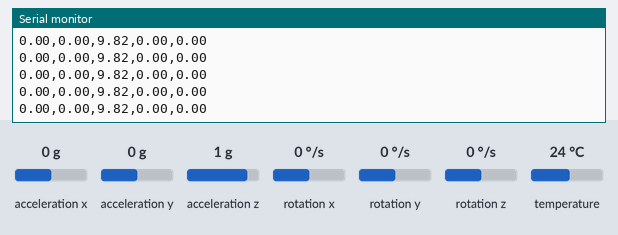
Simulated run of this program. Board: Arduino Mega 2560, built with avr-gcc and run on an emulated ATmega2560. Parts: the last lines printed to the serial monitor. The test bench sets the inputs (shaded band); at power-on: acceleration x 0 g, acceleration y 0 g, acceleration z 1 g, rotation x 0 °/s, rotation y 0 °/s, rotation z 0 °/s, temperature 24 °C.

Above: at 16.4 s.
16.5 s: acceleration x set to -1.4 g
At 16.59 s:
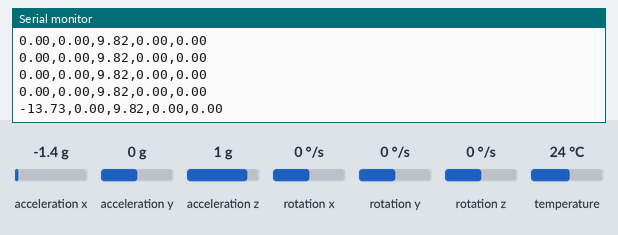
18.0 s: acceleration y set to -1.4 g
At 18.05 s:
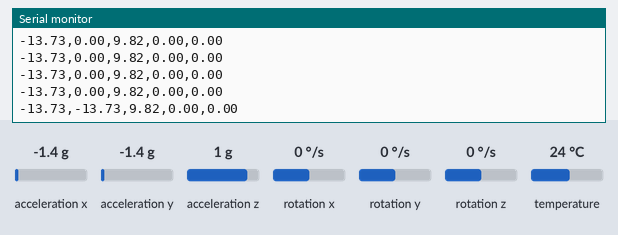
19.5 s: acceleration z set to -1.4 g
At 19.51 s:
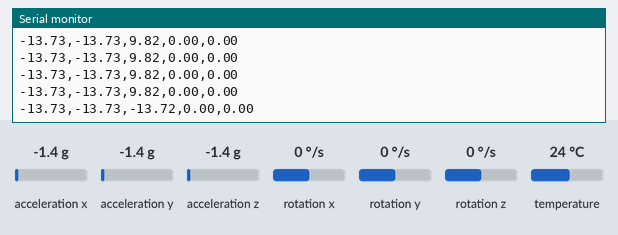
21.0 s: rotation x set to -192 °/s
At 21.07 s:
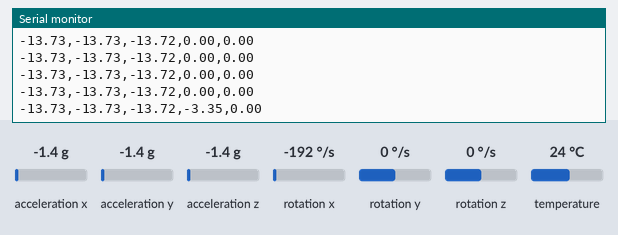
24.0 s: rotation y set to -192 °/s
At 24.1 s:
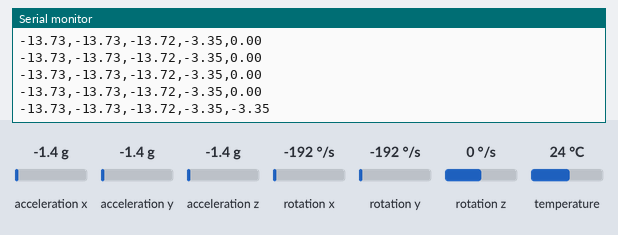
25.5 s: acceleration x set to -0.8 g
At 25.56 s:
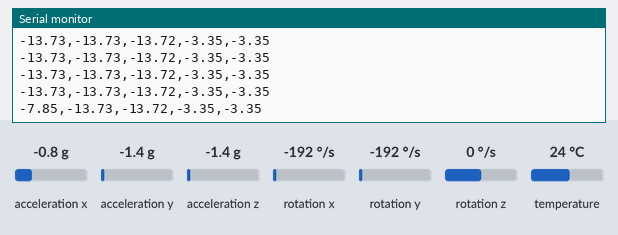
Timing chart, 0 to 28.5 s (numbered marks = the images above; inputs shaded):
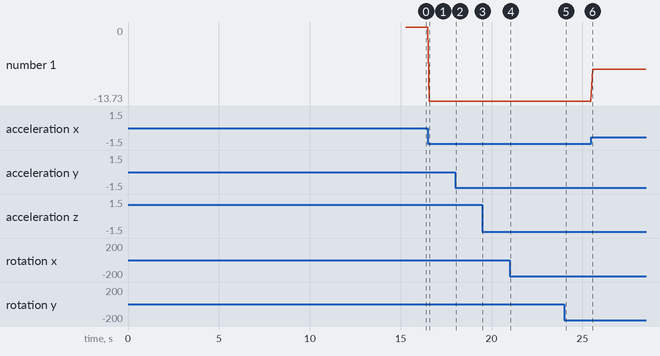

The program:

main.cpp
```cpp
/* CODE just for the IMU for now to get it working, write a class and test it

FOR TESTING:
1 - Can read raw IMU vals
2 - can read compfiltered IMU vals
3 - tweak and test accel range, gyro range and bandwidth in setup method
4 - Can get raw offsets before calibration (should be all zero)
5 - Can get raw offsets after calibration
6 - TEST improved comp filter

NOTE
// dt needs to be in seconds when passed into the compfilter
// filter output is currently in radians, convert before passing/printing
// look into ACCELEROMETER RECONDITIONING

*/

#include <Arduino.h>
#include "IMU.h"

Adafruit_MPU6050 mpu6050;
IMU imu(mpu6050);

#define COMP_FILTER_ALPHA 0.98

unsigned long imuPrevTime = 0;
float dt_imu = 0.05;


void setup() {

    Serial.begin(9600);
    Serial.println("Starting program");
    imu.SetupIMU();
    imu.GetRawOffsets();

    imuPrevTime = micros();

}


void loop() {

        // calculate dt for IMU timing
    unsigned long currTime = micros();
    dt_imu = (currTime - imuPrevTime)/ 1000000.0;
    imuPrevTime = currTime;
    if(dt_imu > 0.05){
        dt_imu = 0.05;          // cap at 50ms -- TWEAK
    }

    // // TEST RAW VALUES

    // raw_imu_vals currval = imu.ReadRawIMU();
    // Serial.println("Raw IMU vals :");
    // Serial.print("Accelerometer: ax: ");
    // Serial.print(currval.ax);
    // Serial.print("ay: ");
    // Serial.print(currval.ay);
    // Serial.print("az: ");
    // Serial.println(currval.az);
    // Serial.print("Gyro: wx: ");
    // Serial.print(currval.wx);
    // Serial.print("wy: ");
    // Serial.println(currval.wy);
    // delay(100);

    // // TEST CALIBRATED IMU VALS

    // raw_imu_vals calcurrval = imu.ReadCalibIMU();
    // Serial.println("Calibrates IMU vals :");
    // Serial.print("Accelerometer: ax: ");
    // Serial.print(calcurrval.ax);
    // Serial.print("ay: ");
    // Serial.print(calcurrval.ay);
    // Serial.print("az: ");
    // Serial.println(calcurrval.az);
    // Serial.print("Gyro: wx: ");
    // Serial.print(calcurrval.wx);
    // Serial.print("wy: ");
    // Serial.println(calcurrval.wy);
    // delay(100);

    // // for plotting
    // raw_imu_vals calcurrval = imu.ReadRawIMU();
    // Serial.print(calcurrval.ax);
    // Serial.print(" ");
    // Serial.print(calcurrval.ay);
    // Serial.print(" ");
    // Serial.println(calcurrval.az);

    // for data
    raw_imu_vals calcurrval = imu.ReadCalibIMU();
    Serial.print(calcurrval.ax);
    Serial.print(",");
    Serial.print(calcurrval.ay);
    Serial.print(",");
    Serial.print(calcurrval.az);
    Serial.print(",");
    Serial.print(calcurrval.wx);
    Serial.print(",");
    Serial.println(calcurrval.wy);
    delay(100);

    // Test comp filter

    // raw_imu_vals curr_imu_vals = imu.ReadCalibIMU();
    // roll_pitch  curr_roll_pitch = imu.CompFilter(curr_imu_vals, COMP_FILTER_ALPHA, dt_imu);

    // Serial.print("Roll: ");
    // Serial.print(curr_roll_pitch.roll * 180.0/PI);
    // Serial.print("Pitch: ");
    // Serial.println(curr_roll_pitch.pitch * 180.0/PI);

    // delay(50);


}
```

IMU.h
```cpp
/*
    NOTE acceleration (accelerometer) is in m/s^2, rotation (gyro) is in rad/s

    TODO/TOTRY:
    add low pass filtering during calibration

*/


#ifndef IMU_H
#define IMU_H

#include <Arduino.h>
#include <Wire.h>
#include <Adafruit_MPU6050.h>
#include <Adafruit_Sensor.h>
#include <math.h>

struct roll_pitch {     // to hold roll and pitch vals
  float roll;
  float pitch;
};

struct raw_imu_vals {       // to hold raw imu vals

    float ax, ay, az, wx, wy;

};

class IMU {

    private:
    Adafruit_MPU6050 mpu;

    float prev_roll = 0.0;
    float prev_pitch = 0.0;

    // offsets
    raw_imu_vals raw_offsets;


    public:

    // constructor
    IMU(Adafruit_MPU6050 _mpu);


    // METHODS

    // setup IMU
    void SetupIMU();

    // set raw offsets
    void SetRawOffsets(float _ax,float _ay,float _az,float _wx,float _wy);

    //get and print raw offsets
    void GetRawOffsets();

    // read raw IMU data
    raw_imu_vals ReadRawIMU();

    // read raw imu data and subtract offsets
    raw_imu_vals ReadCalibIMU();

    // calibrate raw IMU offsets
    void CalibRawOffsets();

    // complementary filter method
    roll_pitch CompFilter(raw_imu_vals _raw_calib_imu_vals, float _alpha, float _delta_t);

    // more advanced comp filter with accelerometer reconditioning
    roll_pitch CompFilterv2(raw_imu_vals _v, float _alpha, float _delta_t);

};


#endif
```

IMU.cpp
```cpp
#include "IMU.h"


IMU::IMU(Adafruit_MPU6050 _mpu){

    mpu = _mpu;

}

void IMU::SetupIMU(){

    Serial.println("Initializing MPU6050...");
    if (!mpu.begin()) {
        Serial.println("MPU6050 not detected. Check wiring!");
        while (1);
    }
    Serial.println("MPU6050 successfully initialized!");

    mpu.setAccelerometerRange(MPU6050_RANGE_8_G);
    mpu.setGyroRange(MPU6050_RANGE_500_DEG);
    mpu.setFilterBandwidth(MPU6050_BAND_21_HZ);     // check this and test

    // zero offsets
    SetRawOffsets(0.0,0.0,0.0,0.0,0.0);

    Serial.println(" 8 second delay to let IMU warm up");
    delay(8000);

    // calibrate IMU
    CalibRawOffsets();
    raw_imu_vals initial_vals = ReadCalibIMU();

    prev_roll = atan2(initial_vals.ay, initial_vals.az);
    prev_pitch = atan2(- initial_vals.ax, sqrt((initial_vals.ay * initial_vals.ay) + (initial_vals.az * initial_vals.az)));


}

// change the raw data offsets
void IMU::SetRawOffsets(float _ax,float _ay,float _az,float _wx,float _wy) {

    raw_offsets.ax = _ax;
    raw_offsets.ay = _ay;
    raw_offsets.az = _az;
    raw_offsets.wy = _wy;
    raw_offsets.wx = _wx;

}

// get and print the raw offsets

void IMU::GetRawOffsets(){

    Serial.print("Accel offsets: ");
    Serial.print(raw_offsets.ax); Serial.print(", ");
    Serial.print(raw_offsets.ay); Serial.print(", ");
    Serial.println(raw_offsets.az);

    Serial.print("Gyro offsets: ");
    Serial.print(raw_offsets.wx); Serial.print(", ");
    Serial.println(raw_offsets.wy);

}

// read raw IMU vals
raw_imu_vals IMU::ReadRawIMU(){

    sensors_event_t a, g, temp;
    mpu.getEvent(&a, &g, &temp);

    raw_imu_vals rawVals = {
        a.acceleration.x,
        a.acceleration.y,
        a.acceleration.z,
        g.gyro.x,
        g.gyro.y
    };

    return(rawVals);

}


// read the IMU and subtract the calibration offsets
raw_imu_vals IMU::ReadCalibIMU(){

    raw_imu_vals calib_imu_vals = ReadRawIMU();

    calib_imu_vals.ax = calib_imu_vals.ax - raw_offsets.ax;
    calib_imu_vals.ay = calib_imu_vals.ay - raw_offsets.ay;
    calib_imu_vals.az = calib_imu_vals.az - raw_offsets.az;
    calib_imu_vals.wx = calib_imu_vals.wx - raw_offsets.wx;
    calib_imu_vals.wy = calib_imu_vals.wy - raw_offsets.wy;         // subtract all offsets

    return(calib_imu_vals);


}

// calibrate the raw IMU offsets
void IMU::CalibRawOffsets() {

    // some setup
    Serial.println(" Calibrating raw IMU offsets - keep level and stable ");

    // take 1000 samples

    const int total_samples = 1000;
    const int used_samples = 900;

    float sum_ax = 0.0, sum_ay = 0.0, sum_az = 0.0; // hold sums
    float sum_wx = 0.0, sum_wy = 0.0;

    // want to discard first 100 samples
    for(int i = 0; i < total_samples; i++) {


        if (i > 100){

            raw_imu_vals raw_vals = ReadRawIMU();

            sum_ax += raw_vals.ax;
            sum_ay += raw_vals.ay;
            sum_az += raw_vals.az;
            sum_wx += raw_vals.wx;
            sum_wy += raw_vals.wy;


        }

        delay(5); // small delay avoid flooding

    }

    // call set offsets, pass them all in

    SetRawOffsets((sum_ax/used_samples),(sum_ay/used_samples),((sum_az/used_samples) - 9.81 ),(sum_wx/used_samples),(sum_wy/used_samples));

    Serial.println("Raw Calibration Complete");

}


roll_pitch IMU::CompFilter(raw_imu_vals _raw_calib_imu_vals, float _alpha, float _delta_t){

    // accelerometer angles
    float roll_acc = atan2(_raw_calib_imu_vals.ay, _raw_calib_imu_vals.az);
    // float pitch_acc = atan2(-_raw_calib_imu_vals.ax, sqrt(pow(_raw_calib_imu_vals.ay,2) + pow(_raw_calib_imu_vals.az,2)));
    float pitch_acc = atan2(-_raw_calib_imu_vals.ax, sqrt((_raw_calib_imu_vals.ay * _raw_calib_imu_vals.ay ) + (_raw_calib_imu_vals.az * _raw_calib_imu_vals.az)));


    // gyro integration
    float roll_gyro = prev_roll + (_raw_calib_imu_vals.wx * _delta_t);
    float pitch_gyro = prev_pitch + (_raw_calib_imu_vals.wy * _delta_t);

    // comp filter
    float comp_roll = (_alpha * roll_gyro) + ((1 - _alpha) * roll_acc);
    float comp_pitch = (_alpha * pitch_gyro) + ((1 - _alpha) * pitch_acc);

    roll_pitch _roll_pitch = {

        comp_roll,
        comp_pitch

    };

    prev_roll = comp_roll;
    prev_pitch = comp_pitch;

    return(_roll_pitch);
}


// comp filter with accelerometer reconditioning

roll_pitch IMU::CompFilterv2(raw_imu_vals _v, float _alpha, float _delta_t){

    // get accel based angles
    float roll_acc = atan2(_v.ay, _v.az);
    float pitch_acc = atan2(-_v.ax, sqrt(_v.ay*_v.ay + _v.az * _v.az));

    // gyro integration
    float roll_gyro = prev_roll + _v.wx * _delta_t;
    float pitch_gyro = prev_pitch + _v.wy * _delta_t;

    // accel reconditioning

    // get accel magnitude
    float acc_mag_raw = sqrt(_v.ax * _v.ax + _v.ay*_v.ay + _v.az*_v.az);

    // smooth using EMA
    static float acc_mag_filt = 9.81f; // start near gravity g
    acc_mag_filt = 0.1f * acc_mag_raw + 0.9f * acc_mag_filt;

    // thresholds -- TWEAK
    const float ENTER_LO = 8.3f;   // must be VERY close to 1g to re-enter
    const float ENTER_HI = 10.6f;
    const float EXIT_LO  = 7.8f;   // more tolerant window to exit
    const float EXIT_HI  = 11.5f;

    // gyro angular rate threshold
    const float GYRO_THR = 0.04f;

    // accel valid flaf
    static bool accel_valid = true;

    if(accel_valid) {

        // stop trusting accel if ...
        if (acc_mag_filt <EXIT_LO || acc_mag_filt > EXIT_HI || fabs(_v.wx) > GYRO_THR || fabs(_v.wy) > GYRO_THR){


            accel_valid = false;
        }
        }

    else {

            // start trusting accel if

            if (acc_mag_filt > ENTER_LO && acc_mag_filt < ENTER_HI && fabs(_v.wx) < GYRO_THR && fabs(_v.wy) < GYRO_THR){


                accel_valid = true;
            }

        }

        // comp filter now
        float comp_roll, comp_pitch;

        if (accel_valid) {
        // normal complementary filter
        comp_roll  = _alpha * roll_gyro  + (1.0f - _alpha) * roll_acc;
        comp_pitch = _alpha * pitch_gyro + (1.0f - _alpha) * pitch_acc;
        } else {
            // only gyro while accel unreliable
            comp_roll  = roll_gyro;
            comp_pitch = pitch_gyro;
        }


    prev_roll = comp_roll; //for next iteration
    prev_pitch = comp_pitch;

    roll_pitch output = { comp_roll, comp_pitch};
    return output;

}
```

Measured:
- after the input at 16.5 s, the serial monitor: prints a new line after 0.08 s (image 1)
- after the input at 18.0 s, the serial monitor: prints a new line at once (image 2)
- after the input at 19.5 s, the serial monitor: prints a new line at once (image 3)
- after the input at 21.0 s, the serial monitor: prints a new line after 0.07 s (image 4)
- after the input at 24.0 s, the serial monitor: prints a new line after 0.10 s (image 5)
- after the input at 25.5 s, the serial monitor: prints a new line after 0.06 s (image 6)
- plotted number 1: 0 → -13.73 after the input at 16.5 s, -13.73 → -7.85 after the input at 25.5 s
